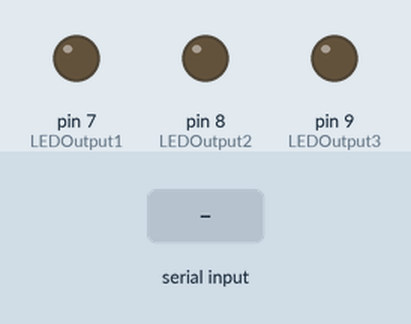
This sketch was run on a simulated Arduino Uno, built with avr-gcc and run on an emulated ATmega328P. On the bench: output pins drawn as LEDs (lit = HIGH). Dashed ring = blinking. The test bench sets the inputs (shaded band).

Above: at 1.2 s.
1.3 s: "90,45\n" received over Serial
At 3.1 s:
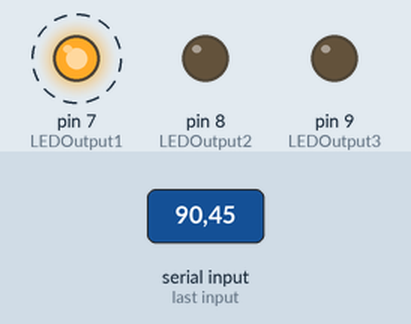
Timing chart, 0 to 10.3 s (numbered marks = the images above; inputs shaded):
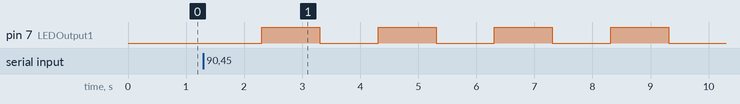

Measured:
- after the input at 1.3 s, pin 7 (LEDOutput1): alternates HIGH for 1.0 s and LOW for 1.0 s, starting after 1.0 s

The sketch:

assignment4_a.ino
```cpp
//declare the necessary variables
unsigned long LEDtimer1,LEDtimer2,LEDtimer3;
int LEDToToggleNext=0;
int LEDOutput1 = 7, LEDOutput2 = 8, LEDOutput3 = 9;
int cutoffLED1=1000,cutoffLED2=1000,cutoffLED3=1000;
int i,intCount,stringCount,flag;
String buffer;

void setup() {
  // put your setup code here, to run once:
  Serial.begin(9600);
  pinMode(LEDOutput1,OUTPUT);
  pinMode(LEDOutput2,OUTPUT);
  pinMode(LEDOutput3,OUTPUT);
  LEDtimer1=millis();
  LEDtimer2=millis();
  LEDtimer3=millis();
}

void LEDtoggle1()
{
  if(digitalRead(LEDOutput1)==LOW)
    digitalWrite(LEDOutput1,HIGH);
  else
    digitalWrite(LEDOutput1,LOW);
  LEDtimer1=millis();
}

void LEDtoggle2()
{
  if(digitalRead(LEDOutput2)==LOW)
    digitalWrite(LEDOutput2,HIGH);
  else
    digitalWrite(LEDOutput2,LOW);
  LEDtimer2=millis();
}

void LEDtoggle3()
{
  if(digitalRead(LEDOutput3)==LOW)
    digitalWrite(LEDOutput3,HIGH);
  else
    digitalWrite(LEDOutput3,LOW);
  LEDtimer3=millis();
}

void serialEvent()
{

  while(Serial.available()>0)
  {
    buffer=Serial.readString();
     i=0;
     intCount=0;
     stringCount=0;
     flag=1;
    while(buffer[i]!='\0')
    {
      if((buffer[i]-'a'>=0 && buffer[i]-'a'<=25 ) || (buffer[i]-'A'>=0 && buffer[i]-'A'<=25)) stringCount++;
      if((buffer[i]-'0'>=0 && buffer[i]-'0'<=LEDOutput3)) intCount++;
      i++;
    }
  }
    i=0;
    while(buffer[i]!='\0'){
      buffer[i++]=' ';}
}

void loop() {
  // put your main code here, to run repeatedly:

   unsigned long curr=millis();
   serialEvent();
   if(flag==1){
     if((stringCount!=0 && intCount!=0) || (intCount==0 && stringCount<5))
   {
      digitalWrite(LEDOutput1,LOW);
      digitalWrite(LEDOutput2,LOW);
      if(curr-LEDtimer3>cutoffLED3) LEDtoggle3();
      LEDToToggleNext=LEDOutput3;
    }
   else if(intCount!=0 && stringCount==0)
   {
    digitalWrite(LEDOutput2,LOW);
      digitalWrite(LEDOutput3,LOW);
      if(curr-LEDtimer1>cutoffLED1)  LEDtoggle1();
      LEDToToggleNext=LEDOutput1;
   }
     else   {
      digitalWrite(LEDOutput1,LOW);
      digitalWrite(LEDOutput3,LOW);
      if(curr-LEDtimer2>cutoffLED2) LEDtoggle2();
      LEDToToggleNext=LEDOutput2;
     }
   }
}
```
